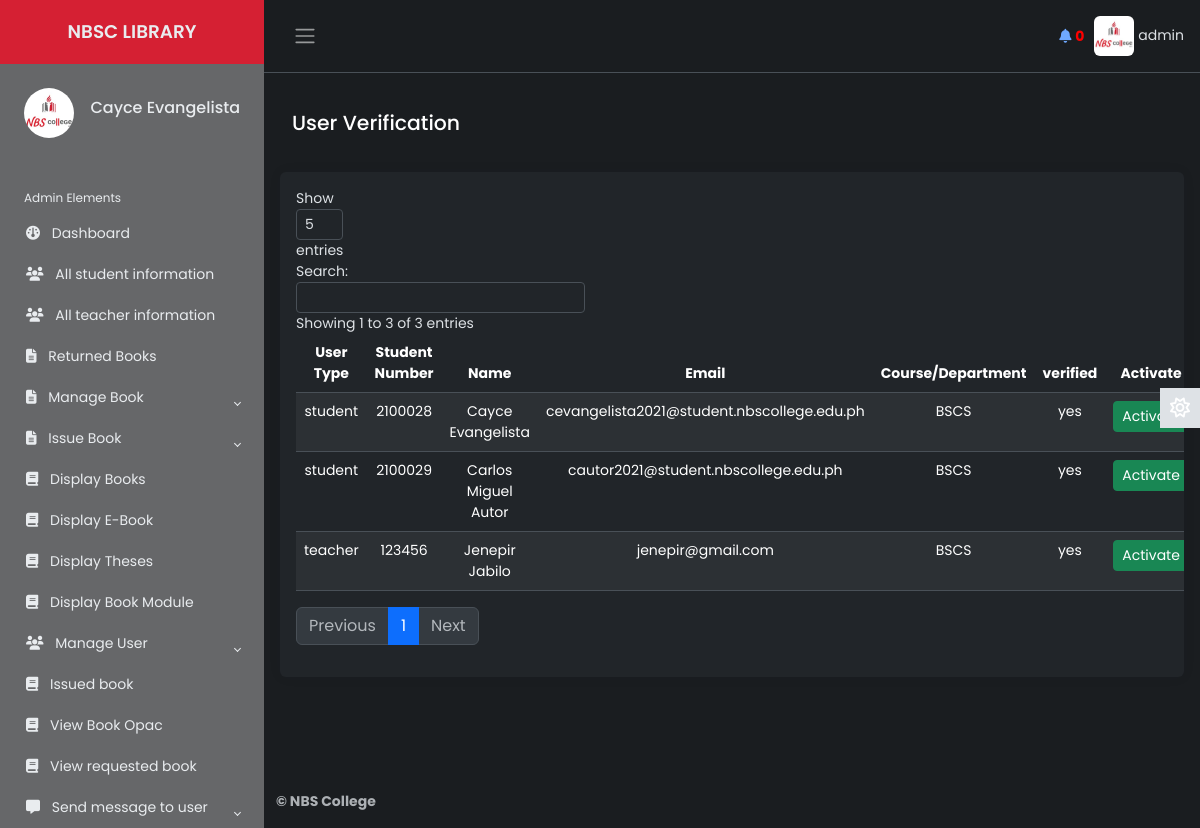
/Source/librarian/status.php (signed in), run on an earlier commit of the app's database.
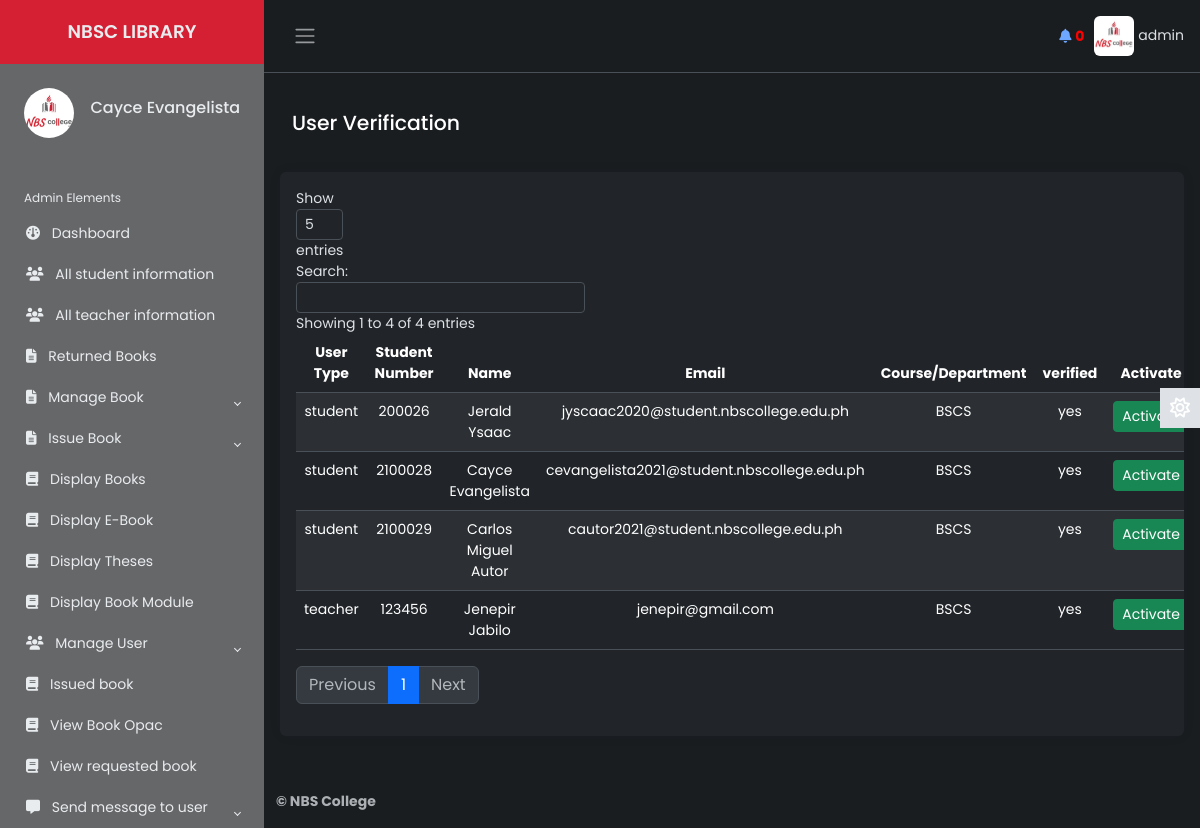
And on a later commit of the database.
### tables this page shows
CREATE TABLE `lib_registration` (
  `id` int(2) NOT NULL,
  `name` varchar(50) NOT NULL,
  `username` varchar(20) NOT NULL,
  `password` varchar(20) NOT NULL,
  `email` varchar(50) NOT NULL,
  `phone` varchar(20) NOT NULL,
  `address` varchar(100) NOT NULL,
  `photo` varchar(500) NOT NULL,
  `status` varchar(7) NOT NULL
);

CREATE TABLE `student` (
  `student_number` varchar(20) NOT NULL,
  `first_name` varchar(50) NOT NULL,
  `last_name` varchar(50) NOT NULL,
  `middle_name` varchar(50) NOT NULL,
  `email` varchar(50) NOT NULL,
  `course` varchar(10) NOT NULL,
  `year` varchar(20) NOT NULL,
  `semester` varchar(20) NOT NULL,
  `password` varchar(50) NOT NULL,
  `user_type` varchar(7) NOT NULL,
  `photo` varchar(500) NOT NULL,
  `status` varchar(7) NOT NULL,
  `vkey` varchar(255) NOT NULL,
  `verified` varchar(3) NOT NULL
);

CREATE TABLE `teacher` (
  `id_number` varchar(20) NOT NULL,
  `first_name` varchar(50) NOT NULL,
  `last_name` varchar(50) NOT NULL,
  `middle_name` varchar(50) NOT NULL,
  `email` varchar(50) NOT NULL,
  `dept` varchar(50) NOT NULL,
  `password` varchar(50) NOT NULL,
  `user_type` varchar(50) NOT NULL,
  `photo` varchar(5000) NOT NULL,
  `status` varchar(7) NOT NULL,
  `vkey` varchar(255) NOT NULL,
  `verified` varchar(3) NOT NULL
);

### Source/librarian/status.php (the view, shortened to what the changed rows need)
        <?php
    include 'inc/connection.php';
    include 'inc/header.php';
 ?>
            <main class="content px-3 py-2">
            <br>
            <div class="card border-0">
                        <div class="card-body">
                            <table class="table table-hover text-center table-striped" id="dtBasicExample">
                                <thead>
                                    <tr>
                                        <th scope="col">User Type</th>
                                        <th scope="col">Student Number</th>
                                        <th scope="col">Name</th>
                                        <th scope="col">Email</th>
                                        <th scope="col">Course/Department</th>
                                        <th scope="col">verified</th>
                                        <th>Activate</th>
                                    </tr>
                                </thead>
                                <tbody>
                                <?php
                                        $res= mysqli_query($link, "select * from student");
                                        while ($row=mysqli_fetch_array($res)) {
                                            echo "<tr>";
                                            echo "<td>"; echo $row["user_type"]; echo "</td>";
                                            echo "<td>"; echo $row["student_number"]; echo "</td>";
                                            echo "<td>"; echo $row["first_name"]; "<td>"; echo " "; echo $row["last_name"]; echo "</td>";
                                            echo "<td>"; echo $row["email"]; echo "</td>";
                                            echo "<td>"; echo $row["course"]; echo "</td>";
                                            echo "<td>"; echo $row["verified"]; echo "</td>";
                                            echo "<td>";
                                                ?>
                                                <button class='btn btn-success btn-sm' onclick="activateUserConfirmation('<?php echo $row["student_number"]; ?>', '<?php echo $row["first_name"] . ' ' . $row["last_name"]; ?>')">Activate</button>
                                                <?php
                                            echo "</td>";
                                                ?>
                                                <?php
                                            echo "</tr>";
                                        }
                                        $res1= mysqli_query($link, "select * from teacher");
                                        while ($row1=mysqli_fetch_array($res1)) {
                                            echo "<tr>";
                                            echo "<td>"; echo $row1["user_type"]; echo "</td>";
                                            echo "<td>"; echo $row1["id_number"]; echo "</td>";
                                            echo "<td>"; echo $row1["first_name"]; "<td>"; echo " "; echo $row1["last_name"]; echo "</td>";
                                            echo "<td>"; echo $row1["email"]; echo "</td>";
                                            echo "<td>"; echo $row1["dept"]; echo "</td>";
                                            echo "<td>"; echo $row1["verified"]; echo "</td>";
                                            echo "<td>";
                                                ?>
                                                <button class='btn btn-success btn-sm' onclick="activateUserConfirmation('<?php echo $row1["id_number"]; ?>', '<?php echo $row1["first_name"] . ' ' . $row1["last_name"]; ?>')">Activate</button>
                                                <?php
                                            echo "</td>";
                                                ?>
                                                <?php
                                            echo "</tr>";
                                        }
                                   ?>
                                </tbody>
                            </table>
                        </div>
                    </div>
</main>

### Source/librarian/inc/header.php (shortened to what the changed rows need)
<?php
    include 'inc/connection.php';
 ?>
<!DOCTYPE html>
<html lang="en" data-bs-theme="dark">
<head>
    <link href="https://cdn.datatables.net/v/dt/jszip-3.10.1/dt-2.0.3/b-3.0.1/b-html5-3.0.1/b-print-3.0.1/datatables.min.css" rel="stylesheet">
    <link rel="stylesheet" href="inc/css/bootstrap.min.css">
    <link rel="stylesheet" href="inc/css/custom1.css">
    <link rel="stylesheet" href="inc/css/animate.css">
</head>
<body>
    <div class="wrapper">
    <aside id="sidebar" class="js-sidebar">
            <div class="h-100">
                <ul class="sidebar-nav">
                    <li class="sidebar-header">
                        <span>
                        <?php
                            $res = mysqli_query($link, "select * from lib_registration where username='".$_SESSION['username']."'");
                            while ($row = mysqli_fetch_array($res)){
                                ?><img src="<?php echo $row["photo"]; ?> " height="50px" width="50px" alt="something wrong" class="rounded-circle"></a> <?php
                            }
                        ?>
                        </span>
                        <h6 style="float: right; margin-top: 10px;">
							<?php
								$res = mysqli_query($link, "select * from lib_registration where username='".$_SESSION['username']."'");
								while ($row = mysqli_fetch_array($res)){
								$name  =  $row["name"];
								echo $name;
								}
							?>
            			</h6>
                    </li>
                    <br>
                </ul>
            </div>
        </aside>
        <div class="main">
            <nav class="navbar navbar-expand px-3 border-bottom">
                <div class="navbar-collapse navbar">
                        <li class="nav-item dropdown">
								<?php
                                     $res = mysqli_query($link, "select * from lib_registration where username='".$_SESSION['username']."'");
                                     while ($row = mysqli_fetch_array($res)){
                                         ?><a href="#" data-bs-toggle="dropdown" class="nav-icon pe-md-0" style="color: inherit;"><img src="<?php echo $row["photo"]; ?>" alt=""class="avatar img-fluid rounded"> <span><?php echo $_SESSION["username"]; ?></span></a> <?php
                                     }
                                ?>
                        </li>
                </div>
            </nav>
</body>
</html>

What changed in the data, as far as the page shows it:
added student: user_type "student", student_number "200026", first_name "Jerald", last_name "Ysaac", email "jyscaac2020@student.nbscollege.edu.ph", course "BSCS", verified "yes"
Also different on the page:
text written by a page script: "Show entries Search: Showing 1 to 3 of 3 entries Previous 1 Next" → "Show entries Search: Showing 1 to 4 of 4 entries Previous 1 Next"
